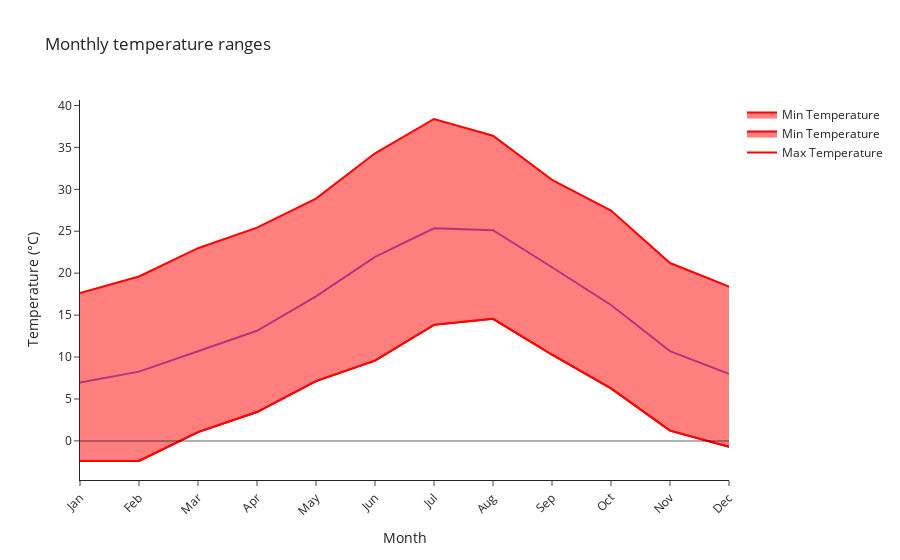

Notebook code cell kept with this figure:
### Code cell
import plotly.express as px

# Create a DataFrame from the DataArrays
df = pd.DataFrame({
    'month': avg_temp.month.values,
    'avg_temp': avg_temp.values,
    'max_temp': max_temp.values,
    'min_temp': min_temp.values
})

# Create a line chart for average temperature
fig = px.line(df, x='month', y='avg_temp', title='Monthly temperature ranges')

# Add a line chart for max temperature
fig.add_trace(go.Scatter(x=df['month'], y=df['max_temp'], mode='lines', name='Max Temperature', line_color='red'))

# Add a line chart for min temperature
fig.add_trace(go.Scatter(x=df['month'], y=df['min_temp'], mode='lines', name='Min Temperature', line_color='red', fill='tonexty'))

fig.add_hline(y=0, line_color='black', line_width=2)

# Add a line chart for min temperature
fig.add_trace(go.Scatter(x=df['month'], y=df['min_temp'], mode='lines', name='Min Temperature', line_color='red', fill='tonexty'))

# Set the layout
fig.update_layout(
    yaxis=dict(title='Temperature (°C)'),
    xaxis=dict(
        title='Month',
        tickmode='array',
        tickvals=df['month'],
        ticktext=['Jan', 'Feb', 'Mar', 'Apr', 'May', 'Jun', 'Jul', 'Aug', 'Sep', 'Oct', 'Nov', 'Dec'],
        tickangle=-45
    ),
    template='simple_white'
)

# Show the figure
fig.show()

### Figure 1 — Plotly figure (JSON) as saved in the notebook; plotly's stock layout.template omitted (floating-point values rounded to 4 significant figures)
{"data": [{"hovertemplate": "month=%{x}<br>avg_temp=%{y}<extra></extra>", "legendgroup": "", "line": {"color": "#636efa", "dash": "solid"}, "marker": {"symbol": "circle"}, "mode": "lines", "name": "", "orientation": "v", "showlegend": false, "type": "scatter", "x": [1, 2, 3, 4, 5, 6, 7, 8, 9, 10, 11, 12], "xaxis": "x", "y": [6.964, 8.26, 10.69, 13.13, 17.23, 21.95, 25.36, 25.13, 20.71, 16.21, 10.71, 7.985], "yaxis": "y"}, {"line": {"color": "red"}, "mode": "lines", "name": "Max Temperature", "type": "scatter", "x": [1, 2, 3, 4, 5, 6, 7, 8, 9, 10, 11, 12], "y": [17.62, 19.61, 22.98, 25.43, 28.9, 34.3, 38.39, 36.39, 31.12, 27.47, 21.21, 18.41]}, {"fill": "tonexty", "line": {"color": "red"}, "mode": "lines", "name": "Min Temperature", "type": "scatter", "x": [1, 2, 3, 4, 5, 6, 7, 8, 9, 10, 11, 12], "y": [-2.398, -2.388, 1.043, 3.443, 7.131, 9.568, 13.83, 14.56, 10.27, 6.264, 1.222, -0.7076]}, {"fill": "tonexty", "line": {"color": "red"}, "mode": "lines", "name": "Min Temperature", "type": "scatter", "x": [1, 2, 3, 4, 5, 6, 7, 8, 9, 10, 11, 12], "y": [-2.398, -2.388, 1.043, 3.443, 7.131, 9.568, 13.83, 14.56, 10.27, 6.264, 1.222, -0.7076]}], "layout": {"legend": {"tracegroupgap": 0}, "shapes": [{"line": {"color": "black", "width": 2}, "type": "line", "x0": 0, "x1": 1, "xref": "x domain", "y0": 0, "y1": 0, "yref": "y"}], "title": {"text": "Monthly temperature ranges"}, "xaxis": {"anchor": "y", "domain": [0, 1], "tickangle": -45, "tickmode": "array", "ticktext": ["Jan", "Feb", "Mar", "Apr", "May", "Jun", "Jul", "Aug", "Sep", "Oct", "Nov", "Dec"], "tickvals": [1, 2, 3, 4, 5, 6, 7, 8, 9, 10, 11, 12], "title": {"text": "Month"}}, "yaxis": {"anchor": "x", "domain": [0, 1], "title": {"text": "Temperature (°C)"}}}}
